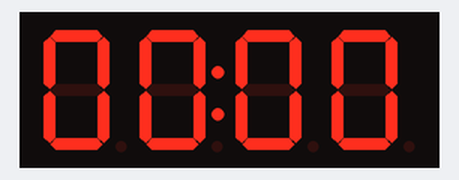
The program below on a simulated ESP32 board running MicroPython. On the bench: 4-digit seven-segment display.

Above: at 0.1 s.
At 4.1 s:
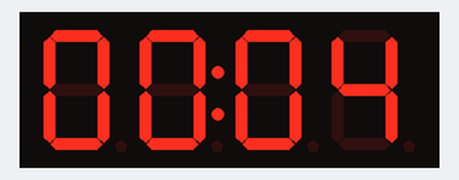
At 9.1 s:
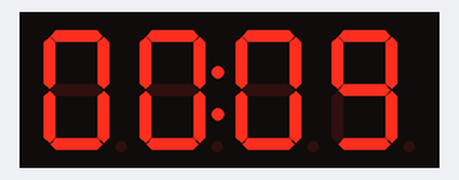
At 19.1 s:
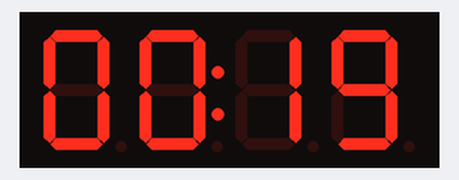
At 28.2 s:
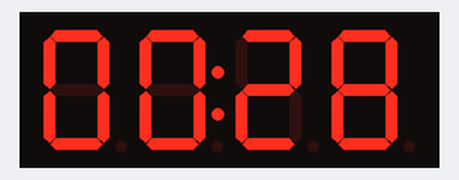
At 38.2 s:
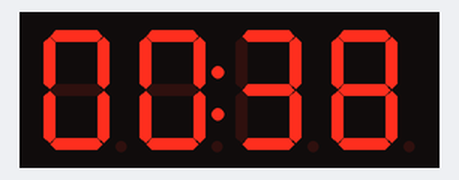

The program:

ESP32-TM637-Clock.py
```python
# TM1637 4-Digit 7-Segment Display
# Example: Digital Clock Style Counter (MM:SS)
# ESP32 / MakePico / MicroPython
# CLK -> GPIO16
# DIO -> GPIO17

from micropython import const
from machine import Pin
from time import sleep, sleep_us

# TM1637 Commands
TM1637_CMD1 = const(64)
TM1637_CMD2 = const(192)
TM1637_CMD3 = const(128)
TM1637_DSP_ON = const(8)

# Digit segments
digits = bytearray(b'\x3f\x06\x5b\x4f\x66\x6d\x7d\x07\x7f\x6f')

class TM1637:
    def __init__(self, clk, dio, brightness=7):
        self.clk = Pin(clk, Pin.OUT)
        self.dio = Pin(dio, Pin.OUT)
        self.brightness = brightness

    def start(self):
        self.dio.value(1)
        self.clk.value(1)
        self.dio.value(0)
        self.clk.value(0)

    def stop(self):
        self.clk.value(0)
        self.dio.value(0)
        self.clk.value(1)
        self.dio.value(1)

    def write_byte(self, b):
        for i in range(8):
            self.clk.value(0)
            self.dio.value((b >> i) & 1)
            sleep_us(5)
            self.clk.value(1)
            sleep_us(5)

        self.clk.value(0)
        self.dio.value(1)
        self.clk.value(1)
        sleep_us(5)
        self.clk.value(0)

    def show(self, data):
        self.start()
        self.write_byte(TM1637_CMD1)
        self.stop()

        self.start()
        self.write_byte(TM1637_CMD2)

        for i in data:
            self.write_byte(i)

        self.stop()

        self.start()
        self.write_byte(TM1637_CMD3 | TM1637_DSP_ON | self.brightness)
        self.stop()

    def clock(self, minute, second):
        d1 = digits[minute // 10]
        d2 = digits[minute % 10] | 0x80   # colon ON
        d3 = digits[second // 10]
        d4 = digits[second % 10]

        self.show([d1, d2, d3, d4])

# MAIN PROGRAM
tm = TM1637(clk=16, dio=17)

while True:
    for minute in range(100):       # 00 to 99
        for second in range(60):   # 00 to 59
            tm.clock(minute, second)
            sleep(1)
```

Measured:
- what the display in image 1 shows lasts 1.0 s, from 4.0 s to 5.0 s
